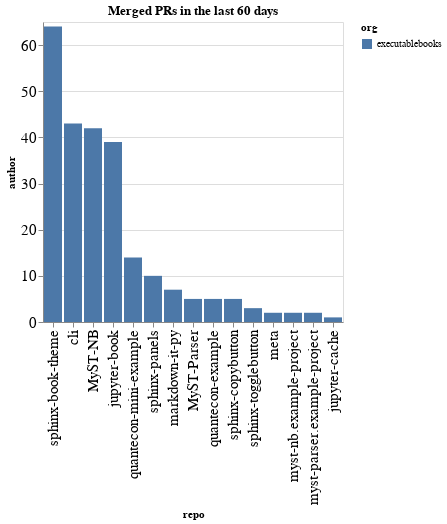

The cell this chart's notebook holds for it:
### Code cell
prs_by_repo = merged.groupby(['org', 'repo']).count()['author'].reset_index().sort_values(['org', 'author'], ascending=False)
alt.Chart(data=prs_by_repo, title=f"Merged PRs in the last {n_days} days").mark_bar().encode(
    x=alt.X('repo', sort=prs_by_repo['repo'].values.tolist()),
    y='author',
    color='org'
)

### Figure 1 — Vega-Lite specification as saved in the notebook (floating-point values rounded to 4 significant figures)
{"config": {"axisLeft": {"labelFontSize": 15}, "axisBottom": {"labelFontSize": 15}}, "data": {"name": "data-85ab297924730050dbcf28b3ac32fc5e"}, "mark": "bar", "encoding": {"color": {"type": "nominal", "field": "org"}, "x": {"type": "nominal", "field": "repo", "sort": ["sphinx-book-theme", "cli", "MyST-NB", "jupyter-book", "quantecon-mini-example", "sphinx-panels", "markdown-it-py", "MyST-Parser", "quantecon-example", "sphinx-copybutton", "sphinx-togglebutton", "meta", "myst-nb.example-project", "myst-parser.example-project", "jupyter-cache"]}, "y": {"type": "quantitative", "field": "author"}}, "title": "Merged PRs in the last 60 days", "$schema": "https://vega.github.io/schema/vega-lite/v4.0.2.json", "datasets": {"data-85ab297924730050dbcf28b3ac32fc5e": [{"org": "executablebooks", "repo": "sphinx-book-theme", "author": 64}, {"org": "executablebooks", "repo": "cli", "author": 43}, {"org": "executablebooks", "repo": "MyST-NB", "author": 42}, {"org": "executablebooks", "repo": "jupyter-book", "author": 39}, {"org": "executablebooks", "repo": "quantecon-mini-example", "author": 14}, {"org": "executablebooks", "repo": "sphinx-panels", "author": 10}, {"org": "executablebooks", "repo": "markdown-it-py", "author": 7}, {"org": "executablebooks", "repo": "MyST-Parser", "author": 5}, {"org": "executablebooks", "repo": "quantecon-example", "author": 5}, {"org": "executablebooks", "repo": "sphinx-copybutton", "author": 5}, {"org": "executablebooks", "repo": "sphinx-togglebutton", "author": 3}, {"org": "executablebooks", "repo": "meta", "author": 2}, {"org": "executablebooks", "repo": "myst-nb.example-project", "author": 2}, {"org": "executablebooks", "repo": "myst-parser.example-project", "author": 2}, {"org": "executablebooks", "repo": "jupyter-cache", "author": 1}]}}
